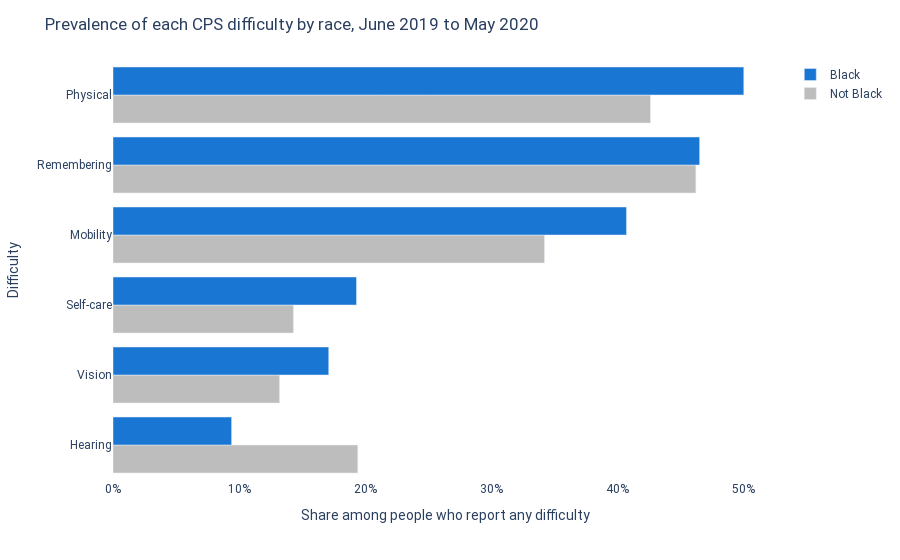

The code cell stored with this chart in its notebook:
### Code cell
# Order chart by prevalence among Black people.
diff_order = diffs_black[diffs_black.black == 'Black'].sort_values(
    'share').disability

fig = px.bar(diffs_black, y='disability', x='share_round', color='black',
             barmode='group', orientation='h',
             color_discrete_map=COLOR_MAP)
fig.update_layout(
    title='Prevalence of each CPS difficulty by race, June 2019 to May 2020',
    yaxis_title='Difficulty',
    xaxis_title='Share among people who report any difficulty',
    xaxis_ticksuffix='%',
    legend_title_text='',
    font=dict(family='Roboto'),
    yaxis={'categoryorder': 'array',
           'categoryarray': diff_order},
    plot_bgcolor='white',
    legend={'traceorder': 'reversed'}
)
fig.update_traces(hovertemplate=None)
fig.show()

### Figure 1 — Plotly figure (JSON) as saved in the notebook; plotly's stock layout.template omitted (floating-point values rounded to 4 significant figures)
{"data": [{"alignmentgroup": "True", "legendgroup": "Not Black", "marker": {"color": "#BDBDBD"}, "name": "Not Black", "offsetgroup": "Not Black", "orientation": "h", "showlegend": true, "textposition": "auto", "type": "bar", "x": [19.4, 13.2, 46.2, 42.6, 34.2, 14.3], "xaxis": "x", "y": ["Hearing", "Vision", "Remembering", "Physical", "Mobility", "Self-care"], "yaxis": "y"}, {"alignmentgroup": "True", "legendgroup": "Black", "marker": {"color": "#1976D2"}, "name": "Black", "offsetgroup": "Black", "orientation": "h", "showlegend": true, "textposition": "auto", "type": "bar", "x": [9.4, 17.1, 46.5, 50, 40.7, 19.3], "xaxis": "x", "y": ["Hearing", "Vision", "Remembering", "Physical", "Mobility", "Self-care"], "yaxis": "y"}], "layout": {"barmode": "group", "font": {"family": "Roboto"}, "legend": {"title": {"text": ""}, "tracegroupgap": 0, "traceorder": "reversed"}, "margin": {"t": 60}, "plot_bgcolor": "white", "title": {"text": "Prevalence of each CPS difficulty by race, June 2019 to May 2020"}, "xaxis": {"anchor": "y", "domain": [0, 1], "ticksuffix": "%", "title": {"text": "Share among people who report any difficulty"}}, "yaxis": {"anchor": "x", "categoryarray": ["Hearing", "Vision", "Self-care", "Mobility", "Remembering", "Physical"], "categoryorder": "array", "domain": [0, 1], "title": {"text": "Difficulty"}}}}
